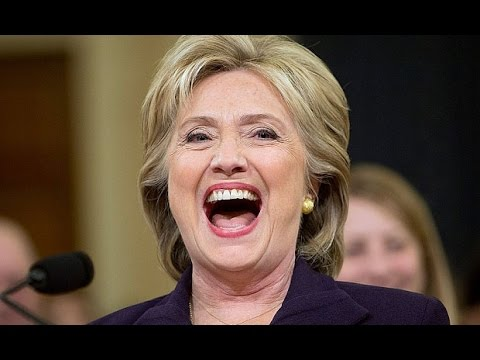
#> input picture Notebook/Hillary.jpg, 480 x 360 px, given in place of the camera
$ jupyter execute --allow-errors OpenCV_FaceRecognition.ipynb
#> lines starting #> are read from the running program, lines starting #| are printed output that depends on the picture; after the words box and inside, x2 and y2 are one past the last pixel; in counts of white or black regions, pixels touching at a corner belong together
[cell 1]
import  cv2
import  numpy  as  np
# Load HAAR face classifier
face_classifier = cv2.CascadeClassifier('haarcascade_frontalface_default.xml')
# Load functions
def  face_extractor(img):
    # Function detects faces and returns the cropped face
    # If no face detected, it returns the input image

    gray = cv2.cvtColor(img ,cv2.COLOR_BGR2GRAY)
    faces = face_classifier.detectMultiScale(gray, 1.3, 5)

    if  faces  is ():
        return  None

    # Crop aLL faces found
    for  (x,y,w,h)  in  faces:
        cropped_face = img[y:y+h, x:x+w]

    return  cropped_face

# InttioLize Webcom
cap = cv2.VideoCapture(0)
count = 0

# Cotlect 100 samples of your face from webcom input
while  True:
    ret, frame = cap.read()
#> frame is the input picture: shape (360, 480, 3); mean B, G, R 55.6, 68.8, 86.3

    if  face_extractor(frame) is not  None:
#> in face_extractor, `gray = cv2.cvtColor(img ,cv2.COLOR_BGR2GRAY)`:
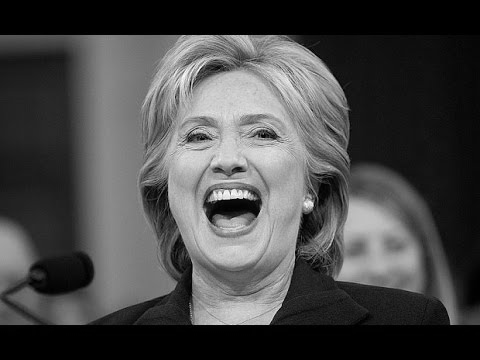
#> gray: shape (360, 480); min 0, max 254, mean 72.5
#> in face_extractor, `faces = face_classifier.detectMultiScale(gray, 1.3, 5)`: faces = [[148, 71, 162, 162]]
#> the loop in face_extractor, `for  (x,y,w,h)  in  faces:` made 1 pass
#> pass 1, in face_extractor, `cropped_face = img[y:y+h, x:x+w]`:
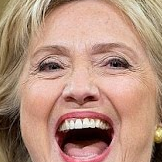
#> cropped_face: shape (162, 162, 3); mean B, G, R 125.2, 143.5, 181.4
        count += 1
#> count = 1
        face = cv2.resize(face_extractor(frame), (200, 200))
#> the loop in face_extractor (call 2), `for  (x,y,w,h)  in  faces:` made 1 pass
        face = cv2.cvtColor(face, cv2.COLOR_BGR2GRAY)
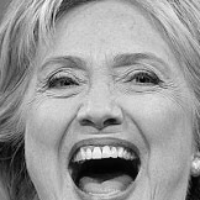
#> face: shape (200, 200); min 2, max 250, mean 152.6

        #  Save fite in specified directory with unique name
        file_name_path = './faces/user/' +  str(count) + '.jpg'
#> file_name_path = './faces/user/1.jpg'
        cv2.imwrite(file_name_path, face)

        #  Put count on images and dispLoy Live count
        cv2.putText(face, str(count), (50, 50), cv2.FONT_HERSHEY_COMPLEX, 1, (0,255,0), 2)
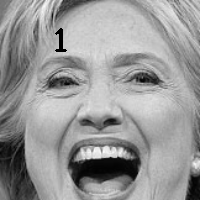
#> face: shape (200, 200); 0.31% of pixels changed, all inside (x1, y1, x2, y2) = (55, 28, 67, 52)
        cv2.imshow('Face  Cropper', face)

    else:
        print("Face  not found")
        pass

    if  cv2.waitKey(1) ==  13  or  count  ==  100: #13 is the Enter Key
#> (key Esc is pressed here)
        break

cap.release()
cv2.destroyAllWindows()
print("Collecting  Samples Complete")

[cell 2]
import  cv2
import  numpy  as  np
from  os  import  listdir
from  os.path  import isfile, join

# Get the training data we previousiy mode
data_path = './Faces/user/'
onlyfiles = [f for f in listdir(data_path) if isfile(join(data_path, f))]

# Create arrays for training data and labeLs
Training_Data, Labels = [], []

# Open training images in our datapath
# Create o numpy array for training data
for i, files in enumerate(onlyfiles):
    image_path = data_path  +  onlyfiles[i]
    images = cv2.imread(image_path, cv2.IMREAD_GRAYSCALE)
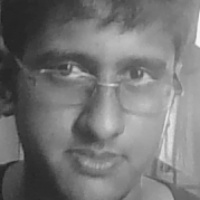
#> input picture Notebook/faces/user/1.jpg, 200 x 200 px, found by its file name
#> images is the input picture: shape (200, 200); min 28, max 246, mean 117.6
    Training_Data.append(np.asarray(images, dtype=np.uint8))
    Labels.append(i)

# Create a numpy array for both training data and LabeLs
Labels = np.asarray(Labels, dtype=np.int32)

# Initialize focioL recognizer
#> (the rest of this cell did not finish here and is left out)

[cell 3]
import  cv2
import  numpy  as  np

face_classifier = cv2.CascadeClassifier('haarcascade_frontalface_default.xml')

def  face_detector(img, size = 0.5):
    # Convert mage to grayscate
#> called with size = 0.5
    gray = cv2.cvtColor(img,cv2.COLOR_BGR2GRAY)
    faces = face_classifier.detectMultiScale(gray, 1.3, 5)
#> faces = [[148, 71, 162, 162]]
    if  faces  is ():
        return img , []
    for  (x,y,w,h) in  faces:
        cv2.rectangle(img,(x,y),(x+w,y+h),(0,255,255),2)
        roi = img[y:y+h, x:x+w]
        roi = cv2.resize(roi, (200, 200))
#> this loop made 1 pass
#> pass 1, in face_detector, `roi = img[y:y+h, x:x+w]`:
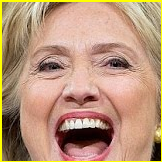
#> roi: shape (162, 162, 3); mean B, G, R 121.5, 148.3, 185.2
#> pass 1, in face_detector, `roi = cv2.resize(roi, (200, 200))`:
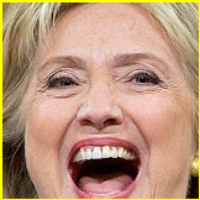
#> roi: shape (200, 200, 3); mean B, G, R 121.4, 148.2, 185.1
#> after the loop:
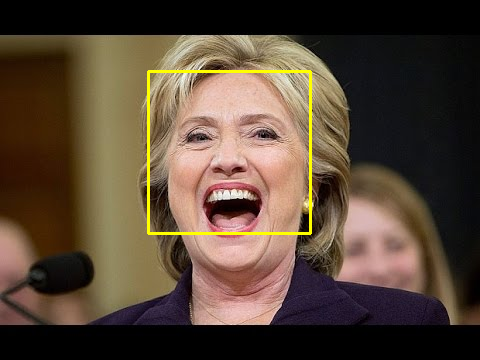
#> img: shape (360, 480, 3); 1.12% of pixels changed, all inside (x1, y1, x2, y2) = (147, 70, 312, 235)
    return img, roi

# Open Webcam
cap = cv2.VideoCapture(0)

while  True:
    ret, frame = cap.read()

    image, face = face_detector(frame)
    try:
        face = cv2.cvtColor(face, cv2.COLOR_BGR2GRAY)
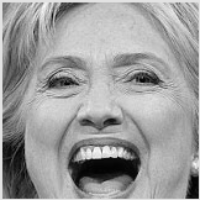
#> face: shape (200, 200); min 2, max 250, mean 156.2

        # Pass face to prediction model.
        # "resuLts" comprises of a tupLe containing the Label and the confidence vaLue
        results = model.predict(face)

        if results[1] < 500:
            confidence = int( 100  * (1 - (results[1])/300) )
            display_string = str(confidence)  + '%  Confident it is User'

        cv2.putText(image, display_string, (100, 120), cv2.FONT_HERSHEY_COMPLEX, 1, (255,120,150), 2)

        if  confidence > 75:
            cv2.putText(image, "Unlocked", (250, 450), cv2.FONT_HERSHEY_COMPLEX, 1, (0,255,0), 2)
            cv2.imshow('Face  Cropper', image )
        else:
            cv2.putText(image, "Locked", (250, 450), cv2.FONT_HERSHEY_COMPLEX, 1, (0,0,255), 2)
            cv2.imshow('Face  Cropper', image )

    except:
        cv2.putText(image, "No  Face  Found", (220, 120) , cv2.FONT_HERSHEY_COMPLEX, 1, (0,0,255), 2)
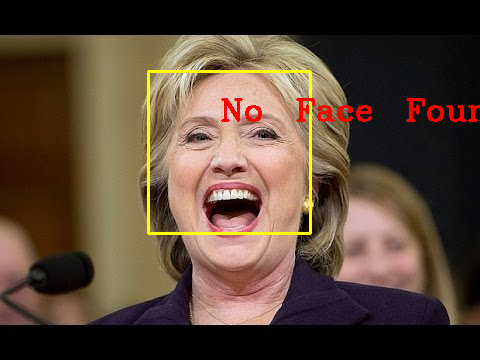
#> image: shape (360, 480, 3); 1.01% of pixels changed, all inside (x1, y1, x2, y2) = (221, 98, 480, 122)
        cv2.putText(image, "Locked", (250, 450), cv2.FONT_HERSHEY_COMPLEX, 1, (0,0,255), 2)
        cv2.imshow('Face  Cropper', image )
        pass

    if  cv2.waitKey(1) == 13: #13 is the Enter Key
#> (key Esc is pressed here)
        break

cap.release()
cv2.destroyAllWindows()
